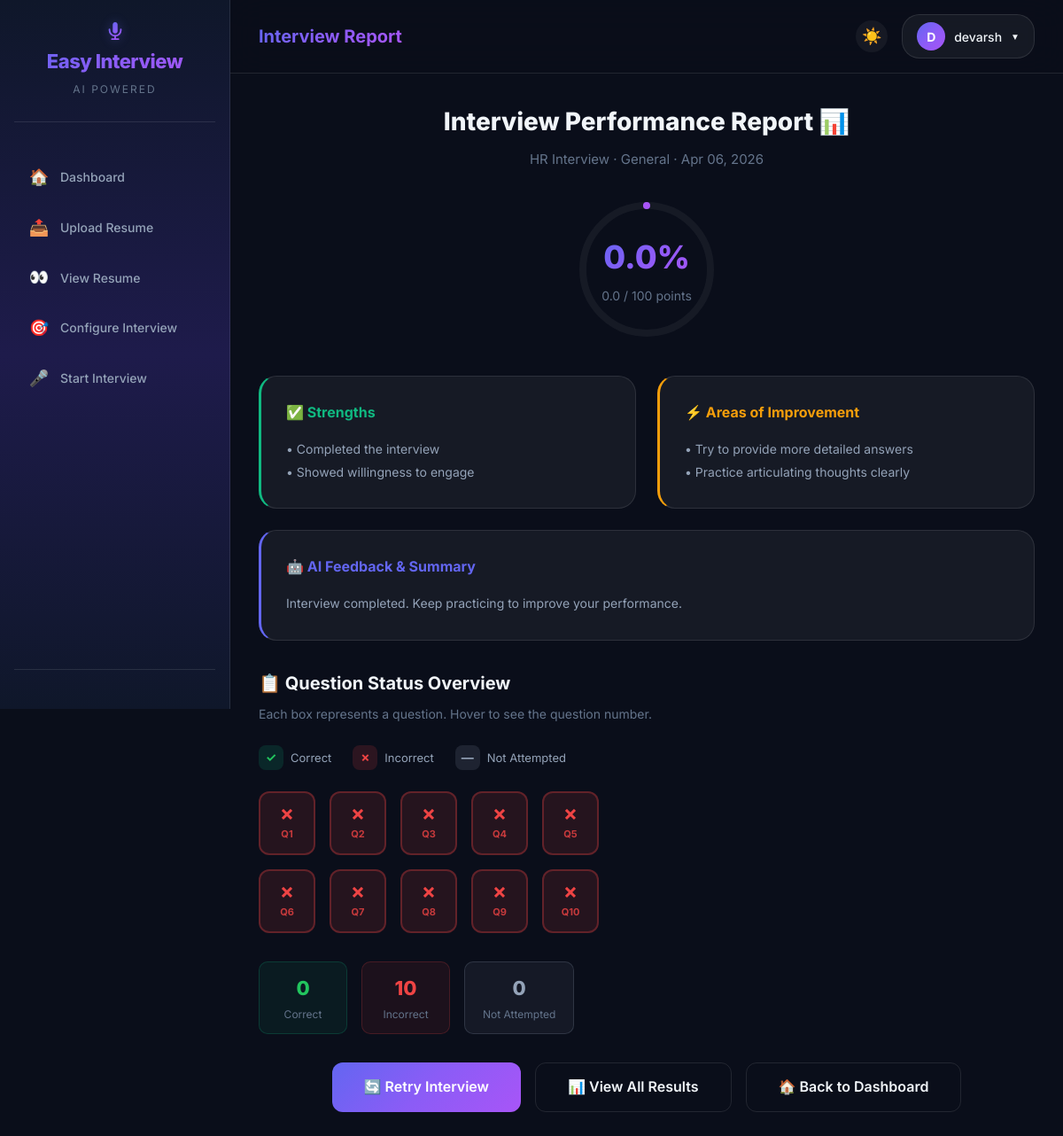
/result/4/ (signed in), run on the app's committed database.
### myapp/models.py (models this page shows, shortened)
class User(AbstractUser):
    profile_photo = models.ImageField(upload_to='profile_photos/', null=True, blank=True)
    is_expert = models.BooleanField(default=False)

class Interview(models.Model):
    INTERVIEW_TYPE_CHOICES = [
        ('hr', 'HR Interview'),
        ('technical', 'Technical Interview'),
    ]
    DIFFICULTY_CHOICES = [
        ('easy', 'Easy'),
        ('medium', 'Medium'),
        ('hard', 'Hard'),
    ]
    SKILL_CHOICES = [
        ('python', 'Python'),
        ('java', 'Java'),
        ('javascript', 'JavaScript'),
        ('cpp', 'C++'),
        ('csharp', 'C#'),
        ('sql', 'SQL'),
        ('react', 'React'),
        ('django', 'Django'),
        ('nodejs', 'Node.js'),
        ('html_css', 'HTML/CSS'),
        ('machine_learning', 'Machine Learning'),
        ('data_science', 'Data Science'),
        ('general', 'General'),
    ]
    user = models.ForeignKey(settings.AUTH_USER_MODEL, on_delete=models.CASCADE)
    interview_type = models.CharField(max_length=20, choices=INTERVIEW_TYPE_CHOICES)
    skills = models.CharField(max_length=255, default='general', help_text="Comma-separated skills")
    difficulty_level = models.CharField(max_length=20, choices=DIFFICULTY_CHOICES, default='medium')
    resume = models.FileField(upload_to='resumes/', null=True, blank=True)
    total_score = models.FloatField(default=0)
    max_score = models.FloatField(default=50)
    overall_feedback = models.TextField(blank=True, null=True)
    strengths = models.TextField(blank=True, null=True)
    areas_of_improvement = models.TextField(blank=True, null=True)
    ai_summary = models.TextField(blank=True, null=True)
    created_at = models.DateTimeField(auto_now_add=True)
    started_at = models.DateTimeField(null=True, blank=True)  # === TIMER PERSISTENCE ===
    completed_at = models.DateTimeField(null=True, blank=True)
    is_completed = models.BooleanField(default=False)
    @property
    def score_percentage(self):
        if self.max_score > 0:
            return round((self.total_score / self.max_score) * 100, 1)
        return 0
    @property
    def skills_list(self):
        return [s.strip() for s in self.skills.split(',') if s.strip()]
    @property
    def skills_display(self):
        skill_map = dict(self.SKILL_CHOICES)
        return ', '.join(skill_map.get(s, s) for s in self.skills_list)

class Answer(models.Model):
    interview = models.ForeignKey(Interview, on_delete=models.CASCADE, related_name='answers')
    question = models.ForeignKey(Question, on_delete=models.CASCADE)
    user_answer = models.TextField()
    marks_obtained = models.FloatField(default=0)
    max_marks = models.FloatField(default=10)
    feedback = models.TextField(blank=True, null=True)

### myapp/views.py (the view)
# urls.py: path('result/<int:interview_id>/', views.result, name='result'),
@login_required
def result(request, interview_id):
    if request.user.is_staff:
        interview = get_object_or_404(Interview, id=interview_id)
    else:
        interview = get_object_or_404(Interview, id=interview_id, user=request.user)
    answers = Answer.objects.filter(interview=interview).select_related('question').order_by('question__order')
    return render(request, "myapp/result.html", {
        "interview": interview,
        "answers": answers,
    })

### myapp/templates/myapp/result.html (shortened to what this page needs)
{% extends 'myapp/base.html' %}
{% block page_title %}<span>Interview Report</span>{% endblock %}
{% block content %}
<div class="animate-in">
    <div class="result-header">
        <h1 class="page-title">Interview Performance Report 📊</h1>
        <p class="page-subtitle">
            {{ interview.get_interview_type_display }} · {{ interview.skills_display }} · {{ interview.created_at|date:"M d, Y" }}
        </p>
        <div class="score-circle">
            <div>
                <div class="score-value">{{ interview.score_percentage }}%</div>
                <div class="score-label">{{ interview.total_score|floatformat:1 }} / {{ interview.max_score|floatformat:0 }} points</div>
            </div>
        </div>
    </div>
    <div class="report-grid">
        {% if interview.strengths %}
        <div class="report-card strength-card animate-in delay-1">
            <h3>✅ Strengths</h3>
            <div class="content">{{ interview.strengths|linebreaksbr }}</div>
        </div>
        {% endif %}
        {% if interview.areas_of_improvement %}
        <div class="report-card improvement-card animate-in delay-2">
            <h3>⚡ Areas of Improvement</h3>
            <div class="content">{{ interview.areas_of_improvement|linebreaksbr }}</div>
        </div>
        {% endif %}
        {% if interview.ai_summary %}
        <div class="report-card summary-card animate-in delay-3">
            <h3>🤖 AI Feedback & Summary</h3>
            <div class="content">{{ interview.ai_summary|linebreaksbr }}</div>
        </div>
        {% endif %}
    </div>
    {% if answers %}
    <div class="answers-breakdown animate-in delay-4">
        <h2 style="font-size: 20px; font-weight: 700; margin-bottom: 8px;">📋 Question Status Overview</h2>
        <p style="color: var(--text-muted); font-size: 14px; margin-bottom: 24px;">Each box represents a question. Hover to see the question number.</p>
        <div style="display: flex; gap: 24px; margin-bottom: 24px; flex-wrap: wrap;">
            <div style="display: flex; align-items: center; gap: 8px; font-size: 13px;">
                <span style="display: inline-flex; align-items: center; justify-content: center; width: 28px; height: 28px; border-radius: 8px; background: rgba(16, 185, 129, 0.15); color: #22c55e; font-weight: 700; font-size: 14px;">✓</span>
                <span style="color: var(--text-secondary);">Correct</span>
            </div>
            <div style="display: flex; align-items: center; gap: 8px; font-size: 13px;">
                <span style="display: inline-flex; align-items: center; justify-content: center; width: 28px; height: 28px; border-radius: 8px; background: rgba(239, 68, 68, 0.15); color: #ef4444; font-weight: 700; font-size: 14px;">✗</span>
                <span style="color: var(--text-secondary);">Incorrect</span>
            </div>
            <div style="display: flex; align-items: center; gap: 8px; font-size: 13px;">
                <span style="display: inline-flex; align-items: center; justify-content: center; width: 28px; height: 28px; border-radius: 8px; background: rgba(148, 163, 184, 0.15); color: #94a3b8; font-weight: 700; font-size: 14px;">—</span>
                <span style="color: var(--text-secondary);">Not Attempted</span>
            </div>
        </div>
        <div style="display: grid; grid-template-columns: repeat(5, 64px); gap: 16px; max-width: 400px; margin-bottom: 32px;">
            {% for ans in answers %}
            <div title="Question {{ forloop.counter }}" style="
                display: flex;
                flex-direction: column;
                align-items: center;
                justify-content: center;
                width: 64px;
                height: 72px;
                border-radius: 12px;
                font-weight: 700;
                cursor: default;
                transition: transform 0.2s ease, box-shadow 0.2s ease;
                {% if ans.user_answer == '(No answer provided)' %}
                    background: rgba(148, 163, 184, 0.12);
                    border: 2px solid rgba(148, 163, 184, 0.25);
                    color: #94a3b8;
                {% elif ans.marks_obtained >= 5 %}
                    background: rgba(16, 185, 129, 0.12);
                    border: 2px solid rgba(16, 185, 129, 0.3);
                    color: #22c55e;
                {% else %}
                    background: rgba(239, 68, 68, 0.12);
                    border: 2px solid rgba(239, 68, 68, 0.3);
                    color: #ef4444;
                {% endif %}
            " onmouseover="this.style.transform='scale(1.1)'; this.style.boxShadow='0 4px 16px rgba(0,0,0,0.15)';"
               onmouseout="this.style.transform='scale(1)'; this.style.boxShadow='none';">
                <span style="font-size: 22px; line-height: 1;">
                    {% if ans.user_answer == '(No answer provided)' %}—{% elif ans.marks_obtained >= 5 %}✓{% else %}✗{% endif %}
                </span>
                <span style="font-size: 11px; margin-top: 4px; opacity: 0.8;">Q{{ forloop.counter }}</span>
            </div>
            {% endfor %}
        </div>
        <div style="display: flex; gap: 16px; margin-top: 28px; flex-wrap: wrap;">
            <div style="padding: 12px 20px; background: rgba(16, 185, 129, 0.08); border: 1px solid rgba(16, 185, 129, 0.2); border-radius: 10px; text-align: center; min-width: 100px;">
                <div style="font-size: 22px; font-weight: 800; color: #22c55e;" id="correct-count">0</div>
                <div style="font-size: 12px; color: var(--text-muted); margin-top: 2px;">Correct</div>
            </div>
            <div style="padding: 12px 20px; background: rgba(239, 68, 68, 0.08); border: 1px solid rgba(239, 68, 68, 0.2); border-radius: 10px; text-align: center; min-width: 100px;">
                <div style="font-size: 22px; font-weight: 800; color: #ef4444;" id="incorrect-count">0</div>
                <div style="font-size: 12px; color: var(--text-muted); margin-top: 2px;">Incorrect</div>
            </div>
            <div style="padding: 12px 20px; background: rgba(148, 163, 184, 0.08); border: 1px solid rgba(148, 163, 184, 0.2); border-radius: 10px; text-align: center; min-width: 100px;">
                <div style="font-size: 22px; font-weight: 800; color: #94a3b8;" id="skipped-count">0</div>
                <div style="font-size: 12px; color: var(--text-muted); margin-top: 2px;">Not Attempted</div>
            </div>
        </div>
    </div>
    {% endif %}
    <div class="result-actions">
        <a href="{% url 'retry_interview_from' interview.id %}" class="btn-primary-glow btn-lg">
            🔄 Retry Interview
        </a>
        <a href="{% url 'history' %}" class="btn-outline-glass btn-lg">
            📊 View All Results
        </a>
        <a href="{% url 'home' %}" class="btn-outline-glass btn-lg">
            🏠 Back to Dashboard
        </a>
    </div>
</div>
{% endblock %}

### myapp/templates/myapp/base.html (shortened to what this page needs)
{% load static %}
<!DOCTYPE html>
<html lang="en">
<head>
    <link rel="stylesheet" href="{% static 'css/style.css' %}?v=20">
</head>
<body>
<div id="wrapper">
    <div class="sidebar">
        <div class="sidebar-logo">
            <h2>Easy Interview</h2>
            <span>AI Powered</span>
        </div>
        <div class="sidebar-nav">
            {% if request.user.is_expert or request.user.is_staff %}
            <a href="{% url 'expert_dashboard' %}" class="nav-link {% block nav_expert_dash %}{% endblock %}">
                <span class="nav-icon">📊</span> Dashboard
            </a>
            <a href="{% url 'expert_questions_dashboard' %}" class="nav-link {% block nav_expert %}{% endblock %}">
                <span class="nav-icon">📝</span> Question Bank
            </a>
            <a href="{% url 'expert_live_rooms_dashboard' %}" class="nav-link {% block nav_live %}{% endblock %}">
                <span class="nav-icon">📹</span> Live Interview
            </a>
            {% else %}
            <a href="{% url 'home' %}" class="nav-link {% block nav_home %}{% endblock %}">
                <span class="nav-icon">🏠</span> Dashboard
            </a>
            <a href="{% url 'resume' %}" class="nav-link {% block nav_resume %}{% endblock %}">
                <span class="nav-icon">📤</span> Upload Resume
            </a>
            <a href="{% url 'view_resume' %}" class="nav-link {% block nav_view_resume %}{% endblock %}">
                <span class="nav-icon">👀</span> View Resume
            </a>
            <a href="{% url 'configure_interview' %}" class="nav-link {% block nav_configure %}{% endblock %}">
                <span class="nav-icon">🎯</span> Configure Interview
            </a>
            <a href="{% url 'start_interview' %}" class="nav-link {% block nav_interview %}{% endblock %}">
                <span class="nav-icon">🎤</span> Start Interview
            </a>
            {% endif %}
        </div>
        <div class="sidebar-footer">
        </div>
    </div>
    <div class="page-content">
        <div class="topbar">
            <div style="display: flex; align-items: center; gap: 12px;">
                <div class="topbar-title">
                    {% block page_title %}<span>Dashboard</span>{% endblock %}
                </div>
            </div>
            <div style="display: flex; align-items: center; gap: 16px;">
                <button id="theme-toggle-dashboard" class="btn-outline-glass" style="padding: 6px; width: 36px; height: 36px; border-radius: 50%; font-size: 18px; line-height: 1; border: none; cursor: pointer; background: var(--bg-glass);">
                    ☀️
                </button>
                <div class="profile-dropdown">
                    <button class="profile-btn">
                        {% if request.user.profile_photo %}
                            <img src="{{ request.user.profile_photo.url }}" alt="Avatar" style="width: 32px; height: 32px; border-radius: 50%; object-fit: cover; border: 2px solid var(--accent-primary);">
                        {% else %}
                            <div class="profile-avatar">{{ request.user.username|make_list|first|upper }}</div>
                        {% endif %}
                        <span>{{ request.user.username|default:"User" }}</span>
                        <span style="font-size: 10px;">▼</span>
                    </button>
            </div>
            </div>
        </div>
        <div class="main-content">
            {% block content %}{% endblock %}
        </div>
    </div>
</div>
</body>
</html>

### data on the page
User: user.username|make_list "D", user.username "devarsh"
Interview: interview_type "HR Interview", skills_display "General", created_at "Apr 06, 2026", score_percentage "0.0", total_score "0.0", max_score "100", strengths "• Completed the interview • Showed willingness to engage", areas_of_improvement "• Try to provide more detailed answers • Practice articulating thoughts clearly", ai_summary "Interview completed. Keep practicing to improve your performance."
